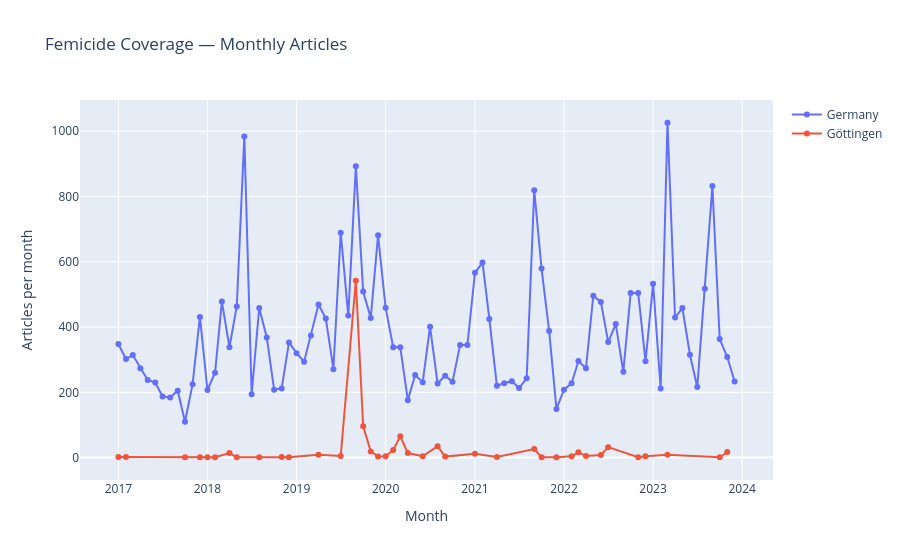

Notebook cell for this chart:
### Code cell
# add göttingen line

# göttingen only (nuts = DE91C)
df_goettingen = df[df["NUTS"].astype(str).str.contains("DE91C", regex=False)]

# monthly counts
all_monthly = (
    df.groupby("month")["id"]
      .count()
      .reset_index()
)

all_monthly["series"] = "Germany"

goettingen_monthly = (
    df_goettingen.groupby("month")["id"]
      .count()
      .reset_index()
)

goettingen_monthly["series"] = "Göttingen"

# combine
plotdf = pd.concat(
    [all_monthly, goettingen_monthly],
    ignore_index=True
)

plotdf.columns = ["month", "articles", "series"]

# plot
fig = px.line(
    plotdf,
    x="month",
    y="articles",
    color="series",
    markers=True,
    title="Femicide Coverage — Monthly Articles",
    labels={
        "month": "Month",
        "articles": "Articles per month"
    }
)

fig.update_layout(legend_title_text="")

fig.update_traces(
    hovertemplate="Month: %{x|%Y-%m}<br>Articles: %{y}"
)

fig.show()
